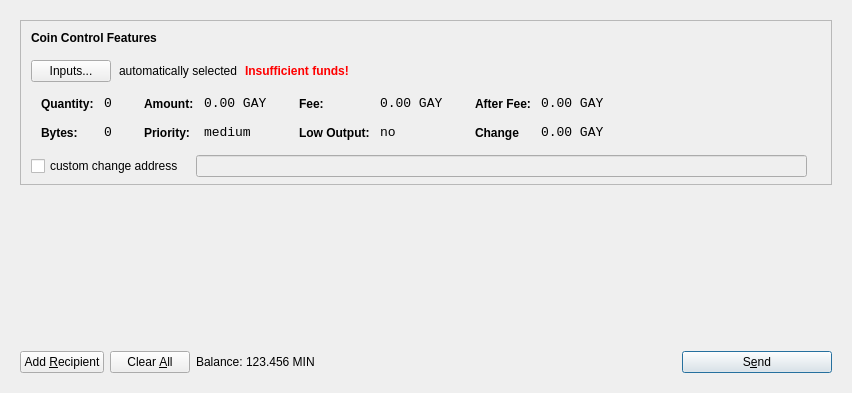
<?xml version="1.0" encoding="UTF-8"?>
<ui version="4.0">
 <class>SendCoinsDialog</class>
 <widget class="QDialog" name="SendCoinsDialog">
  <property name="geometry">
   <rect>
    <x>0</x>
    <y>0</y>
    <width>849</width>
    <height>393</height>
   </rect>
  </property>
  <property name="windowTitle">
   <string>Send Coins</string>
  </property>
  <layout class="QVBoxLayout" name="verticalLayout">
   <item>
    <widget class="QFrame" name="frameMain">
     <layout class="QVBoxLayout" name="verticalLayout_3">
      <item>
       <widget class="QFrame" name="frameCoinControl">
        <property name="sizePolicy">
         <sizepolicy hsizetype="Expanding" vsizetype="Expanding">
          <horstretch>0</horstretch>
          <verstretch>0</verstretch>
         </sizepolicy>
        </property>
        <property name="maximumSize">
         <size>
          <width>16777215</width>
          <height>16777215</height>
         </size>
        </property>
        <property name="frameShape">
         <enum>QFrame::StyledPanel</enum>
        </property>
        <property name="frameShadow">
         <enum>QFrame::Sunken</enum>
        </property>
        <layout class="QVBoxLayout" name="verticalLayoutCoinControl2">
         <property name="spacing">
          <number>6</number>
         </property>
         <property name="leftMargin">
          <number>0</number>
         </property>
         <property name="topMargin">
          <number>0</number>
         </property>
         <property name="rightMargin">
          <number>0</number>
         </property>
         <property name="bottomMargin">
          <number>6</number>
         </property>
         <item>
          <layout class="QVBoxLayout" name="verticalLayoutCoinControl" stretch="0,0,0,0,1">
           <property name="spacing">
            <number>0</number>
           </property>
           <property name="leftMargin">
            <number>10</number>
           </property>
           <property name="topMargin">
            <number>10</number>
           </property>
           <item>
            <layout class="QHBoxLayout" name="horizontalLayoutCoinControl1">
             <property name="bottomMargin">
              <number>15</number>
             </property>
             <item>
              <widget class="QLabel" name="labelCoinControlFeatures">
               <property name="sizePolicy">
                <sizepolicy hsizetype="Preferred" vsizetype="Maximum">
                 <horstretch>0</horstretch>
                 <verstretch>0</verstretch>
                </sizepolicy>
               </property>
               <property name="font">
                <font>
                 <weight>75</weight>
                 <bold>true</bold>
                </font>
               </property>
               <property name="styleSheet">
                <string notr="true">font-weight:bold;</string>
               </property>
               <property name="text">
                <string>Coin Control Features</string>
               </property>
              </widget>
             </item>
            </layout>
           </item>
           <item>
            <layout class="QHBoxLayout" name="horizontalLayoutCoinControl2" stretch="0,0,0,0">
             <property name="spacing">
              <number>8</number>
             </property>
             <property name="bottomMargin">
              <number>10</number>
             </property>
             <item>
              <widget class="QPushButton" name="pushButtonCoinControl">
               <property name="styleSheet">
                <string notr="true"/>
               </property>
               <property name="text">
                <string>Inputs...</string>
               </property>
              </widget>
             </item>
             <item>
              <widget class="QLabel" name="labelCoinControlAutomaticallySelected">
               <property name="text">
                <string>automatically selected</string>
               </property>
               <property name="margin">
                <number>5</number>
               </property>
              </widget>
             </item>
             <item>
              <widget class="QLabel" name="labelCoinControlInsuffFunds">
               <property name="font">
                <font>
                 <weight>75</weight>
                 <bold>true</bold>
                </font>
               </property>
               <property name="styleSheet">
                <string notr="true">color:red;font-weight:bold;</string>
               </property>
               <property name="text">
                <string>Insufficient funds!</string>
               </property>
               <property name="margin">
                <number>5</number>
               </property>
              </widget>
             </item>
             <item>
              <spacer name="horizontalSpacerCoinControl">
               <property name="orientation">
                <enum>Qt::Horizontal</enum>
               </property>
               <property name="sizeHint" stdset="0">
                <size>
                 <width>40</width>
                 <height>1</height>
                </size>
               </property>
              </spacer>
             </item>
            </layout>
           </item>
           <item>
            <widget class="QWidget" name="widgetCoinControl" native="true">
             <property name="sizePolicy">
              <sizepolicy hsizetype="Preferred" vsizetype="Preferred">
               <horstretch>0</horstretch>
               <verstretch>0</verstretch>
              </sizepolicy>
             </property>
             <property name="minimumSize">
              <size>
               <width>0</width>
               <height>0</height>
              </size>
             </property>
             <property name="styleSheet">
              <string notr="true"/>
             </property>
             <layout class="QHBoxLayout" name="horizontalLayoutCoinControl5">
              <property name="leftMargin">
               <number>0</number>
              </property>
              <property name="topMargin">
               <number>0</number>
              </property>
              <property name="rightMargin">
               <number>0</number>
              </property>
              <property name="bottomMargin">
               <number>0</number>
              </property>
              <item>
               <layout class="QHBoxLayout" name="horizontalLayoutCoinControl3" stretch="0,0,0,1">
                <property name="spacing">
                 <number>20</number>
                </property>
                <property name="topMargin">
                 <number>0</number>
                </property>
                <property name="bottomMargin">
                 <number>10</number>
                </property>
                <item>
                 <layout class="QFormLayout" name="formLayoutCoinControl1">
                  <property name="horizontalSpacing">
                   <number>10</number>
                  </property>
                  <property name="verticalSpacing">
                   <number>14</number>
                  </property>
                  <property name="leftMargin">
                   <number>10</number>
                  </property>
                  <property name="topMargin">
                   <number>4</number>
                  </property>
                  <property name="rightMargin">
                   <number>6</number>
                  </property>
                  <item row="0" column="0">
                   <widget class="QLabel" name="labelCoinControlQuantityText">
                    <property name="styleSheet">
                     <string notr="true">font-weight:bold;</string>
                    </property>
                    <property name="text">
                     <string>Quantity:</string>
                    </property>
                    <property name="margin">
                     <number>0</number>
                    </property>
                   </widget>
                  </item>
                  <item row="0" column="1">
                   <widget class="QLabel" name="labelCoinControlQuantity">
                    <property name="font">
                     <font>
                      <family>Monospace</family>
                      <pointsize>10</pointsize>
                     </font>
                    </property>
                    <property name="cursor">
                     <cursorShape>IBeamCursor</cursorShape>
                    </property>
                    <property name="contextMenuPolicy">
                     <enum>Qt::ActionsContextMenu</enum>
                    </property>
                    <property name="text">
                     <string>0</string>
                    </property>
                    <property name="margin">
                     <number>0</number>
                    </property>
                    <property name="textInteractionFlags">
                     <set>Qt::LinksAccessibleByMouse|Qt::TextSelectableByKeyboard|Qt::TextSelectableByMouse</set>
                    </property>
                   </widget>
                  </item>
                  <item row="1" column="0">
                   <widget class="QLabel" name="labelCoinControlBytesText">
                    <property name="styleSheet">
                     <string notr="true">font-weight:bold;</string>
                    </property>
                    <property name="text">
                     <string>Bytes:</string>
                    </property>
                   </widget>
                  </item>
                  <item row="1" column="1">
                   <widget class="QLabel" name="labelCoinControlBytes">
                    <property name="font">
                     <font>
                      <family>Monospace</family>
                      <pointsize>10</pointsize>
                     </font>
                    </property>
                    <property name="cursor">
                     <cursorShape>IBeamCursor</cursorShape>
                    </property>
                    <property name="contextMenuPolicy">
                     <enum>Qt::ActionsContextMenu</enum>
                    </property>
                    <property name="text">
                     <string>0</string>
                    </property>
                    <property name="textInteractionFlags">
                     <set>Qt::LinksAccessibleByMouse|Qt::TextSelectableByKeyboard|Qt::TextSelectableByMouse</set>
                    </property>
                   </widget>
                  </item>
                 </layout>
                </item>
                <item>
                 <layout class="QFormLayout" name="formLayoutCoinControl2">
                  <property name="horizontalSpacing">
                   <number>10</number>
                  </property>
                  <property name="verticalSpacing">
                   <number>14</number>
                  </property>
                  <property name="leftMargin">
                   <number>6</number>
                  </property>
                  <property name="topMargin">
                   <number>4</number>
                  </property>
                  <property name="rightMargin">
                   <number>6</number>
                  </property>
                  <item row="0" column="0">
                   <widget class="QLabel" name="labelCoinControlAmountText">
                    <property name="styleSheet">
                     <string notr="true">font-weight:bold;</string>
                    </property>
                    <property name="text">
                     <string>Amount:</string>
                    </property>
                    <property name="margin">
                     <number>0</number>
                    </property>
                   </widget>
                  </item>
                  <item row="0" column="1">
                   <widget class="QLabel" name="labelCoinControlAmount">
                    <property name="font">
                     <font>
                      <family>Monospace</family>
                      <pointsize>10</pointsize>
                     </font>
                    </property>
                    <property name="cursor">
                     <cursorShape>IBeamCursor</cursorShape>
                    </property>
                    <property name="contextMenuPolicy">
                     <enum>Qt::ActionsContextMenu</enum>
                    </property>
                    <property name="text">
                     <string>0.00 GAY</string>
                    </property>
                    <property name="textInteractionFlags">
                     <set>Qt::LinksAccessibleByMouse|Qt::TextSelectableByKeyboard|Qt::TextSelectableByMouse</set>
                    </property>
                   </widget>
                  </item>
                  <item row="1" column="0">
                   <widget class="QLabel" name="labelCoinControlPriorityText">
                    <property name="styleSheet">
                     <string notr="true">font-weight:bold;</string>
                    </property>
                    <property name="text">
                     <string>Priority:</string>
                    </property>
                   </widget>
                  </item>
                  <item row="1" column="1">
                   <widget class="QLabel" name="labelCoinControlPriority">
                    <property name="font">
                     <font>
                      <family>Monospace</family>
                      <pointsize>10</pointsize>
                     </font>
                    </property>
                    <property name="cursor">
                     <cursorShape>IBeamCursor</cursorShape>
                    </property>
                    <property name="contextMenuPolicy">
                     <enum>Qt::ActionsContextMenu</enum>
                    </property>
                    <property name="text">
                     <string>medium</string>
                    </property>
                    <property name="textInteractionFlags">
                     <set>Qt::LinksAccessibleByMouse|Qt::TextSelectableByKeyboard|Qt::TextSelectableByMouse</set>
                    </property>
                   </widget>
                  </item>
                 </layout>
                </item>
                <item>
                 <layout class="QFormLayout" name="formLayoutCoinControl3">
                  <property name="horizontalSpacing">
                   <number>10</number>
                  </property>
                  <property name="verticalSpacing">
                   <number>14</number>
                  </property>
                  <property name="leftMargin">
                   <number>6</number>
                  </property>
                  <property name="topMargin">
                   <number>4</number>
                  </property>
                  <property name="rightMargin">
                   <number>6</number>
                  </property>
                  <item row="0" column="0">
                   <widget class="QLabel" name="labelCoinControlFeeText">
                    <property name="styleSheet">
                     <string notr="true">font-weight:bold;</string>
                    </property>
                    <property name="text">
                     <string>Fee:</string>
                    </property>
                    <property name="margin">
                     <number>0</number>
                    </property>
                   </widget>
                  </item>
                  <item row="0" column="1">
                   <widget class="QLabel" name="labelCoinControlFee">
                    <property name="font">
                     <font>
                      <family>Monospace</family>
                      <pointsize>10</pointsize>
                     </font>
                    </property>
                    <property name="cursor">
                     <cursorShape>IBeamCursor</cursorShape>
                    </property>
                    <property name="contextMenuPolicy">
                     <enum>Qt::ActionsContextMenu</enum>
                    </property>
                    <property name="text">
                     <string>0.00 GAY</string>
                    </property>
                    <property name="textInteractionFlags">
                     <set>Qt::LinksAccessibleByMouse|Qt::TextSelectableByKeyboard|Qt::TextSelectableByMouse</set>
                    </property>
                   </widget>
                  </item>
                  <item row="1" column="0">
                   <widget class="QLabel" name="labelCoinControlLowOutputText">
                    <property name="styleSheet">
                     <string notr="true">font-weight:bold;</string>
                    </property>
                    <property name="text">
                     <string>Low Output:</string>
                    </property>
                   </widget>
                  </item>
                  <item row="1" column="1">
                   <widget class="QLabel" name="labelCoinControlLowOutput">
                    <property name="font">
                     <font>
                      <family>Monospace</family>
                      <pointsize>10</pointsize>
                     </font>
                    </property>
                    <property name="cursor">
                     <cursorShape>IBeamCursor</cursorShape>
                    </property>
                    <property name="contextMenuPolicy">
                     <enum>Qt::ActionsContextMenu</enum>
                    </property>
                    <property name="text">
                     <string>no</string>
                    </property>
                    <property name="textInteractionFlags">
                     <set>Qt::LinksAccessibleByMouse|Qt::TextSelectableByKeyboard|Qt::TextSelectableByMouse</set>
                    </property>
                   </widget>
                  </item>
                 </layout>
                </item>
                <item>
                 <layout class="QFormLayout" name="formLayoutCoinControl4">
                  <property name="horizontalSpacing">
                   <number>10</number>
                  </property>
                  <property name="verticalSpacing">
                   <number>14</number>
                  </property>
                  <property name="leftMargin">
                   <number>6</number>
                  </property>
                  <property name="topMargin">
                   <number>4</number>
                  </property>
                  <property name="rightMargin">
                   <number>6</number>
                  </property>
                  <item row="0" column="0">
                   <widget class="QLabel" name="labelCoinControlAfterFeeText">
                    <property name="styleSheet">
                     <string notr="true">font-weight:bold;</string>
                    </property>
                    <property name="text">
                     <string>After Fee:</string>
                    </property>
                    <property name="margin">
                     <number>0</number>
                    </property>
                   </widget>
                  </item>
                  <item row="0" column="1">
                   <widget class="QLabel" name="labelCoinControlAfterFee">
                    <property name="font">
                     <font>
                      <family>Monospace</family>
                      <pointsize>10</pointsize>
                     </font>
                    </property>
                    <property name="cursor">
                     <cursorShape>IBeamCursor</cursorShape>
                    </property>
                    <property name="contextMenuPolicy">
                     <enum>Qt::ActionsContextMenu</enum>
                    </property>
                    <property name="text">
                     <string>0.00 GAY</string>
                    </property>
                    <property name="textInteractionFlags">
                     <set>Qt::LinksAccessibleByMouse|Qt::TextSelectableByKeyboard|Qt::TextSelectableByMouse</set>
                    </property>
                   </widget>
                  </item>
                  <item row="1" column="0">
                   <widget class="QLabel" name="labelCoinControlChangeText">
                    <property name="styleSheet">
                     <string notr="true">font-weight:bold;</string>
                    </property>
                    <property name="text">
                     <string>Change</string>
                    </property>
                   </widget>
                  </item>
                  <item row="1" column="1">
                   <widget class="QLabel" name="labelCoinControlChange">
                    <property name="font">
                     <font>
                      <family>Monospace</family>
                      <pointsize>10</pointsize>
                     </font>
                    </property>
                    <property name="cursor">
                     <cursorShape>IBeamCursor</cursorShape>
                    </property>
                    <property name="contextMenuPolicy">
                     <enum>Qt::ActionsContextMenu</enum>
                    </property>
                    <property name="text">
                     <string>0.00 GAY</string>
                    </property>
                    <property name="textInteractionFlags">
                     <set>Qt::LinksAccessibleByMouse|Qt::TextSelectableByKeyboard|Qt::TextSelectableByMouse</set>
                    </property>
                   </widget>
                  </item>
                 </layout>
                </item>
               </layout>
              </item>
             </layout>
            </widget>
           </item>
           <item>
            <layout class="QHBoxLayout" name="horizontalLayoutCoinControl4" stretch="0,0,0">
             <property name="spacing">
              <number>12</number>
             </property>
             <property name="sizeConstraint">
              <enum>QLayout::SetDefaultConstraint</enum>
             </property>
             <property name="topMargin">
              <number>5</number>
             </property>
             <property name="rightMargin">
              <number>5</number>
             </property>
             <item>
              <widget class="QCheckBox" name="checkBoxCoinControlChange">
               <property name="text">
                <string>custom change address</string>
               </property>
              </widget>
             </item>
             <item>
              <widget class="QLineEdit" name="lineEditCoinControlChange">
               <property name="enabled">
                <bool>false</bool>
               </property>
               <property name="sizePolicy">
                <sizepolicy hsizetype="Expanding" vsizetype="Fixed">
                 <horstretch>0</horstretch>
                 <verstretch>0</verstretch>
                </sizepolicy>
               </property>
              </widget>
             </item>
             <item>
              <widget class="QLabel" name="labelCoinControlChangeLabel">
               <property name="sizePolicy">
                <sizepolicy hsizetype="Preferred" vsizetype="Expanding">
                 <horstretch>0</horstretch>
                 <verstretch>0</verstretch>
                </sizepolicy>
               </property>
               <property name="minimumSize">
                <size>
                 <width>0</width>
                 <height>0</height>
                </size>
               </property>
               <property name="text">
                <string/>
               </property>
               <property name="margin">
                <number>3</number>
               </property>
              </widget>
             </item>
            </layout>
           </item>
           <item>
            <spacer name="verticalSpacerCoinControl">
             <property name="orientation">
              <enum>Qt::Vertical</enum>
             </property>
             <property name="sizeHint" stdset="0">
              <size>
               <width>800</width>
               <height>1</height>
              </size>
             </property>
            </spacer>
           </item>
          </layout>
         </item>
        </layout>
       </widget>
      </item>
      <item>
       <widget class="QScrollArea" name="scrollArea">
        <property name="frameShape">
         <enum>QFrame::NoFrame</enum>
        </property>
        <property name="widgetResizable">
         <bool>true</bool>
        </property>
        <widget class="QWidget" name="scrollAreaWidgetContents">
         <property name="geometry">
          <rect>
           <x>0</x>
           <y>0</y>
           <width>813</width>
           <height>148</height>
          </rect>
         </property>
         <layout class="QVBoxLayout" name="verticalLayout_2">
          <property name="leftMargin">
           <number>0</number>
          </property>
          <property name="topMargin">
           <number>0</number>
          </property>
          <property name="rightMargin">
           <number>0</number>
          </property>
          <property name="bottomMargin">
           <number>0</number>
          </property>
          <item>
           <layout class="QVBoxLayout" name="entries">
            <property name="spacing">
             <number>6</number>
            </property>
           </layout>
          </item>
          <item>
           <spacer name="verticalSpacer">
            <property name="orientation">
             <enum>Qt::Vertical</enum>
            </property>
            <property name="sizeHint" stdset="0">
             <size>
              <width>20</width>
              <height>40</height>
             </size>
            </property>
           </spacer>
          </item>
         </layout>
        </widget>
       </widget>
      </item>
      <item>
       <layout class="QHBoxLayout" name="horizontalLayout">
        <item>
         <widget class="QPushButton" name="addButton">
          <property name="toolTip">
           <string>Send to multiple recipients at once</string>
          </property>
          <property name="text">
           <string>Add &amp;Recipient</string>
          </property>
          <property name="icon">
           <iconset resource="../bitcoin.qrc">
            <normaloff>:/icons/add</normaloff>:/icons/add</iconset>
          </property>
          <property name="autoDefault">
           <bool>false</bool>
          </property>
         </widget>
        </item>
        <item>
         <widget class="QPushButton" name="clearButton">
          <property name="sizePolicy">
           <sizepolicy hsizetype="Minimum" vsizetype="Fixed">
            <horstretch>0</horstretch>
            <verstretch>0</verstretch>
           </sizepolicy>
          </property>
          <property name="toolTip">
           <string>Remove all transaction fields</string>
          </property>
          <property name="text">
           <string>Clear &amp;All</string>
          </property>
          <property name="icon">
           <iconset resource="../bitcoin.qrc">
            <normaloff>:/icons/remove</normaloff>:/icons/remove</iconset>
          </property>
          <property name="autoRepeatDelay">
           <number>300</number>
          </property>
          <property name="autoDefault">
           <bool>false</bool>
          </property>
         </widget>
        </item>
        <item>
         <layout class="QHBoxLayout" name="horizontalLayout_2">
          <property name="spacing">
           <number>3</number>
          </property>
          <item>
           <widget class="QLabel" name="label">
            <property name="sizePolicy">
             <sizepolicy hsizetype="Preferred" vsizetype="Fixed">
              <horstretch>0</horstretch>
              <verstretch>0</verstretch>
             </sizepolicy>
            </property>
            <property name="text">
             <string>Balance:</string>
            </property>
           </widget>
          </item>
          <item>
           <widget class="QLabel" name="labelBalance">
            <property name="sizePolicy">
             <sizepolicy hsizetype="Preferred" vsizetype="Fixed">
              <horstretch>0</horstretch>
              <verstretch>0</verstretch>
             </sizepolicy>
            </property>
            <property name="cursor">
             <cursorShape>IBeamCursor</cursorShape>
            </property>
            <property name="text">
             <string>123.456 MIN</string>
            </property>
            <property name="textInteractionFlags">
             <set>Qt::LinksAccessibleByMouse|Qt::TextSelectableByKeyboard|Qt::TextSelectableByMouse</set>
            </property>
           </widget>
          </item>
         </layout>
        </item>
        <item>
         <spacer name="horizontalSpacer">
          <property name="orientation">
           <enum>Qt::Horizontal</enum>
          </property>
          <property name="sizeHint" stdset="0">
           <size>
            <width>40</width>
            <height>20</height>
           </size>
          </property>
         </spacer>
        </item>
        <item>
         <widget class="QPushButton" name="sendButton">
          <property name="minimumSize">
           <size>
            <width>150</width>
            <height>0</height>
           </size>
          </property>
          <property name="toolTip">
           <string>Confirm the send action</string>
          </property>
          <property name="text">
           <string>S&amp;end</string>
          </property>
          <property name="icon">
           <iconset resource="../bitcoin.qrc">
            <normaloff>:/icons/send</normaloff>:/icons/send</iconset>
          </property>
          <property name="default">
           <bool>true</bool>
          </property>
         </widget>
        </item>
       </layout>
      </item>
     </layout>
     <zorder>scrollArea</zorder>
     <zorder>frameCoinControl</zorder>
     <zorder></zorder>
    </widget>
   </item>
  </layout>
 </widget>
 <resources>
  <include location="../bitcoin.qrc"/>
 </resources>
 <connections/>
</ui>
